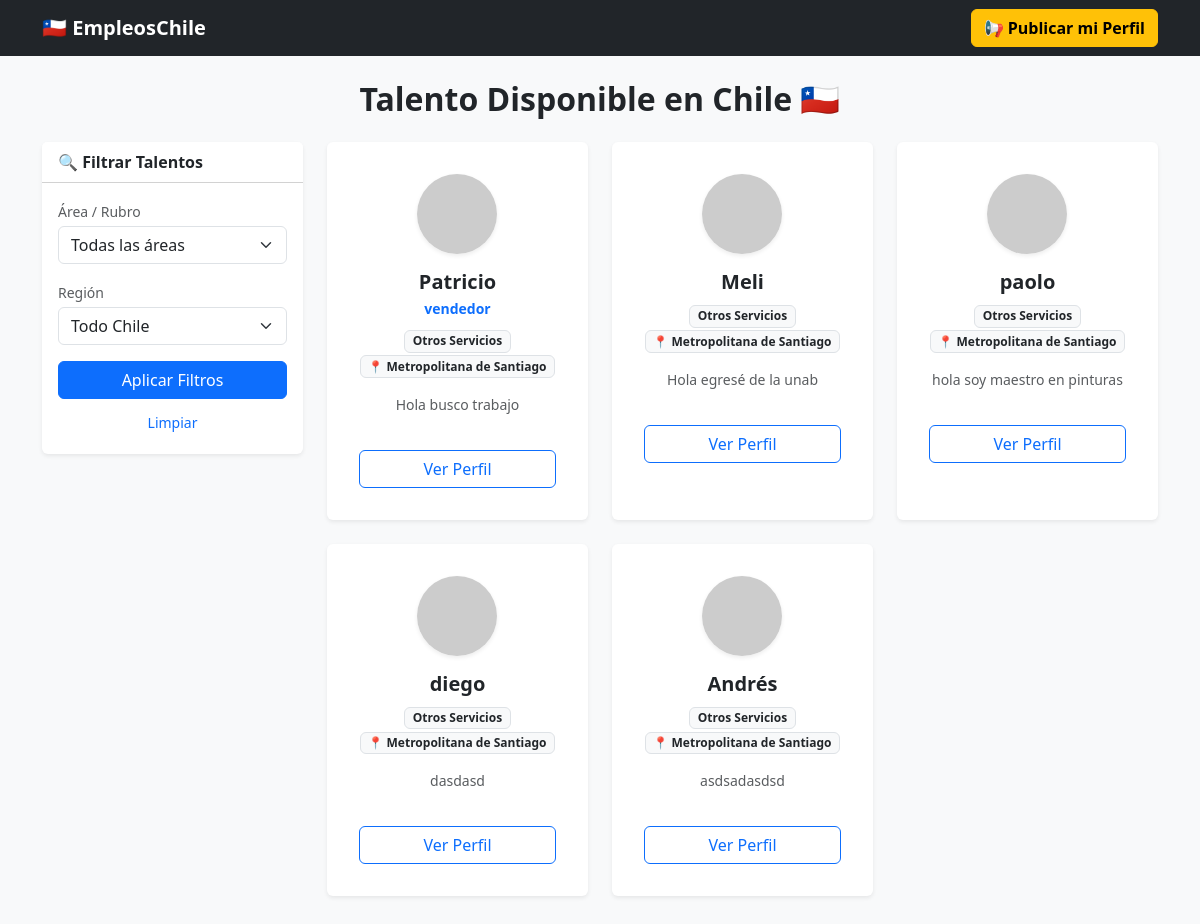
Page /candidatos/ on the committed database.
### empleos/models.py (models this page shows, shortened)
class Candidato(models.Model):
    usuario = models.OneToOneField(User, on_delete=models.CASCADE, null=True, blank=True, related_name='candidato')
    nombre = models.CharField(max_length=100, blank=True, null=True)
    titular = models.CharField(max_length=100, blank=True, null=True)
    rubro = models.CharField(max_length=4, choices=RUBROS_CHILE, default='OTR', blank=True, null=True)
    foto = models.ImageField(upload_to=renombrar_foto, null=True, blank=True)
    video = models.FileField(upload_to='videos_candidatos/', null=True, blank=True, validators=[FileExtensionValidator(['mp4', 'mov', 'avi']), validar_video])
    pretension_renta = models.PositiveIntegerField(null=True, blank=True)
    disponibilidad = models.CharField(max_length=50, default="Inmediata", blank=True, null=True)
    linkedin = models.URLField(blank=True, null=True)
    region = models.CharField(max_length=2, choices=REGIONES_CHILE, default='RM', blank=True, null=True)
    experiencia = models.CharField(max_length=3, choices=NIVEL_EXPERIENCIA, default='JR', blank=True, null=True)
    telefono = models.CharField(max_length=20, blank=True, null=True)
    email = models.EmailField(blank=True, null=True)
    presentacion = models.TextField(blank=True, null=True)
    cv = models.FileField(upload_to=renombrar_archivo, null=True, blank=True, validators=[FileExtensionValidator(['pdf'])])
    publicado = models.BooleanField(default=False)
    fecha_creacion = models.DateTimeField(auto_now_add=True)

### empleos/views.py (the view)
# urls.py: path('candidatos/', lista_candidatos, name='candidatos'),
def lista_candidatos(request):
    candidatos = Candidato.objects.filter(publicado=True).order_by('-fecha_creacion'); rubro = request.GET.get('rubro'); region = request.GET.get('region')
    if rubro: candidatos = candidatos.filter(rubro=rubro)
    if region: candidatos = candidatos.filter(region=region)
    return render(request, 'lista_candidatos.html', {'candidatos': candidatos, 'regiones': REGIONES_CHILE, 'rubros': RUBROS_CHILE})

### empleos/templates/lista_candidatos.html (shortened to what this page needs)
<!DOCTYPE html>
<html lang="es">
<head>
    <link href="https://cdn.jsdelivr.net/npm/bootstrap@5.3.0/dist/css/bootstrap.min.css" rel="stylesheet">
    {% load humanize %}
</head>
<body class="bg-light">
    <nav class="navbar navbar-expand-lg navbar-dark bg-dark mb-4">
        <div class="container">
            <a class="navbar-brand fw-bold" href="/">🇨🇱 EmpleosChile</a>
            <div class="d-flex"><a href="/publicar-perfil/" class="btn btn-warning fw-bold">📢 Publicar mi Perfil</a></div>
        </div>
    </nav>
    <div class="container mb-5">
        <h2 class="fw-bold mb-4 text-center">Talento Disponible en Chile 🇨🇱</h2>
        <div class="row">
            <div class="col-md-3 mb-4">
                <div class="card shadow-sm border-0 sticky-top" style="top: 20px;">
                    <div class="card-header bg-white fw-bold">🔍 Filtrar Talentos</div>
                    <div class="card-body">
                        <form method="get">
                            <label class="small text-muted mb-1">Área / Rubro</label>
                            <select name="rubro" class="form-select mb-3">
                                <option value="">Todas las áreas</option>
                            </select>
                            <label class="small text-muted mb-1">Región</label>
                            <select name="region" class="form-select mb-3">
                                <option value="">Todo Chile</option>
                            </select>
                            <div class="d-grid"><button type="submit" class="btn btn-primary">Aplicar Filtros</button><a href="/candidatos/" class="btn btn-link text-decoration-none btn-sm mt-2">Limpiar</a></div>
                        </form>
                    </div>
                </div>
            </div>
            <div class="col-md-9">
                <div class="row">
                    {% for c in candidatos %}
                    <div class="col-md-6 col-lg-4 mb-4">
                        <div class="card h-100 shadow-sm border-0 text-center p-3 hover-card">
                            <div class="card-body">
                                {% if c.foto %}
                                    <img src="{{ c.foto.url }}" class="rounded-circle mb-3 border border-3 border-white shadow-sm" style="width: 100px; height: 100px; object-fit: cover;">
                                {% else %}
                                    <img src="https://ui-avatars.com/api/?name={{ c.nombre }}&size=100&background=random&color=fff" class="rounded-circle mb-3 shadow-sm">
                                {% endif %}
                                <h5 class="fw-bold mb-1 text-truncate">{{ c.nombre }}</h5>
                                <p class="text-primary small mb-2 fw-bold">{{ c.titular }}</p>
                                <div class="mb-3">
                                    <span class="badge bg-light text-dark border">{{ c.get_rubro_display|truncatewords:2 }}</span>
                                    <span class="badge bg-light text-dark border">📍 {{ c.get_region_display }}</span>
                                </div>
                                <p class="text-muted small" style="height: 40px; overflow: hidden;">{{ c.presentacion|truncatewords:8 }}</p>
                                <a href="/candidato/{{ c.id }}/" class="btn btn-outline-primary w-100 stretched-link">Ver Perfil</a>
                            </div>
                        </div>
                    </div>
                    {% empty %}
                        <div class="col-12 text-center py-5"><h4>No se encontraron profesionales.</h4><a href="/publicar-perfil/" class="btn btn-primary">Publicar mi CV</a></div>
                    {% endfor %}
                </div>
            </div>
        </div>
    </div>
</body>
</html>

### empleos/templates/lista_candidatos.html (style rules this page uses)
.hover-card { transition: transform 0.2s; }

### rows in the picture
Candidato: nombre "Patricio", titular "vendedor", rubro "Otros Servicios", region "Metropolitana de Santiago", presentacion "Hola busco trabajo"
Candidato: nombre "Meli", rubro "Otros Servicios", region "Metropolitana de Santiago", presentacion "Hola egresé de la unab"
Candidato: nombre "paolo", rubro "Otros Servicios", region "Metropolitana de Santiago", presentacion "hola soy maestro en pinturas"
Candidato: nombre "diego", rubro "Otros Servicios", region "Metropolitana de Santiago", presentacion "dasdasd"
Candidato: nombre "Andrés", rubro "Otros Servicios", region "Metropolitana de Santiago", presentacion "asdsadasdsd"
